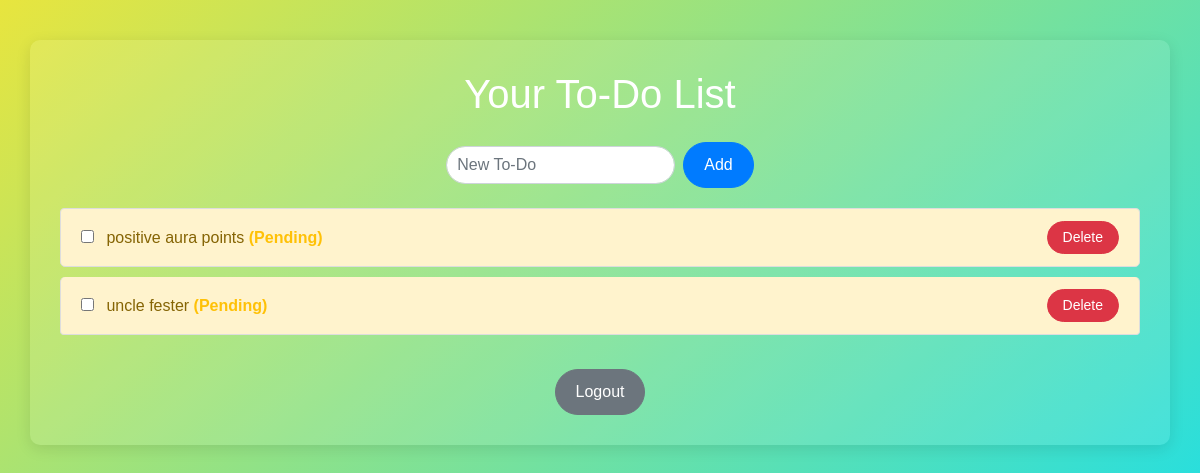
The page /dashboard (signed in) on the database as committed earlier.
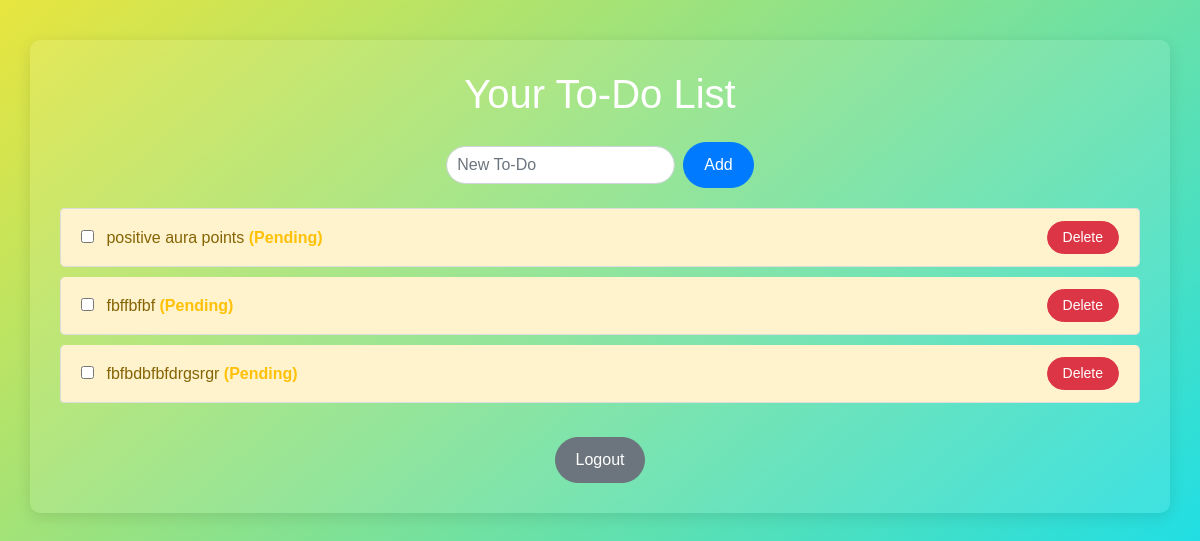
The same page on the database as committed later.
### setup_db.py (models this page shows)
class Task(Base):
    __tablename__ = 'tasks'
    id = Column(Integer, primary_key=True)
    description = Column(String, nullable=False)
    completed = Column(Boolean, default=False)
    user_id = Column(Integer, ForeignKey('users.id'), nullable=False)
    user = relationship('User', back_populates='todos')

### app.py (the view)
@app.route('/dashboard')
def dashboard():
    if "user_id" not in session:
        flash("Please log in to access the dashboard.", "warning")
        return redirect(url_for('login'))
    tasks = db_session.query(Task).filter_by(user_id=session['user_id']).all()
    return render_template('dashboard.html', tasks=tasks)

### app.py (called while the page is built)
@app.context_processor
def inject_favicon():
    return dict(favicon_url=url_for('static', filename='img/favicon.ico'))

### templates/dashboard.html (shortened to what this page needs)
<!DOCTYPE html>
<html lang="en">
    <head>
        <link rel="stylesheet" href="https://stackpath.bootstrapcdn.com/bootstrap/4.5.2/css/bootstrap.min.css">
    </head>
    <body>
        <div class="container">
            <h1 class="text-center mb-4">Your To-Do List</h1>
            <form action="{{ url_for('add_todo') }}" method="POST" class="form-inline justify-content-center">
                <input type="text" name="task" placeholder="New To-Do" required class="form-control mr-2" />
                <button type="submit" class="btn btn-primary">Add</button>
            </form>
            <ul class="list-group">
                {% for task in tasks %}
                <li class="list-group-item d-flex justify-content-between align-items-center {% if task.completed %}completed{% else %}pending{% endif %}">
                    <div>
                        <input type="checkbox" class="task-checkbox" {% if task.completed %}checked{% endif %} data-task-id="{{ task.id }}">
                        <span class="ml-2">
                            {{ task.description }}
                            {% if task.completed %}
                            <strong class="text-success">(Completed)</strong>
                            {% else %}
                            <strong class="text-warning">(Pending)</strong>
                            {% endif %}
                        </span>
                    </div>
                    <form action="{{ url_for('delete_todo', todo_id=task.id) }}" method="POST" class="ml-2">
                        <button type="submit" class="btn btn-danger btn-sm">Delete</button>
                    </form>
                </li>
                {% endfor %}
            </ul>
            <div class="text-center mt-4">
                <a href="{{ url_for('login') }}" class="btn btn-secondary">Logout</a>
            </div>
        </div>
    </body>
</html>

### templates/dashboard.html (style rules this page uses)
html, body { height: 100%; }
body { background: linear-gradient(320deg, #00ddff, #e8e53e); color: white; font-family: Arial, sans-serif; min-height: 100%; background-size: 100% 100%; }
.container { background: rgba(255, 255, 255, 0.1); padding: 30px; border-radius: 10px; margin-top: 40px; box-shadow: 0px 4px 15px rgba(0, 0, 0, 0.1); }
.list-group-item { background-color: #f8f9fa; border: 1px solid #ddd; color: #333; margin-bottom: 10px; border-radius: 5px; font-size: 16px; display: flex; justify-content: space-between; align-items: center; }
.list-group-item.pending { background-color: #fff3cd; color: #856404; }
.form-inline { margin-bottom: 20px; }
.form-control { border-radius: 30px; padding: 10px; width: 300px; }
.btn-primary { border-radius: 30px; padding: 10px 20px; }
.btn-danger { border-radius: 20px; padding: 5px 15px; }
.text-center a { border-radius: 30px; padding: 10px 20px; }

Rows that differ between the two databases and show on the page:
removed Task: description "uncle fester", shows "(Pending)"
added Task: description "fbffbfbf", shows "(Pending)"
added Task: description "fbfbdbfbfdrgsrgr", shows "(Pending)"
